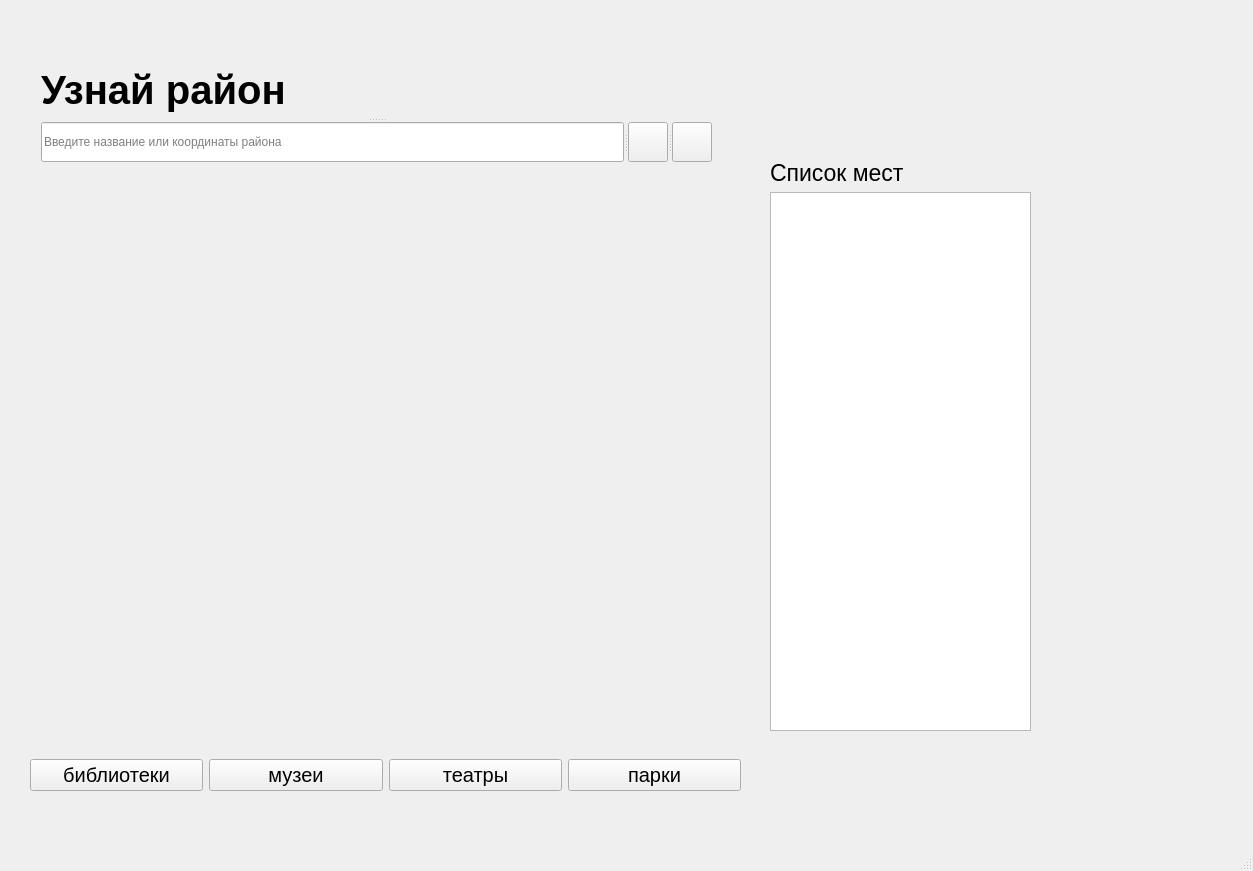
<?xml version="1.0" encoding="UTF-8"?>
<ui version="4.0">
 <class>MainWindow</class>
 <widget class="QMainWindow" name="MainWindow">
  <property name="geometry">
   <rect>
    <x>0</x>
    <y>0</y>
    <width>1253</width>
    <height>871</height>
   </rect>
  </property>
  <property name="windowTitle">
   <string>MainWindow</string>
  </property>
  <property name="whatsThis">
   <string/>
  </property>
  <property name="accessibleName">
   <string/>
  </property>
  <widget class="QWidget" name="centralwidget">
   <widget class="QLabel" name="image">
    <property name="geometry">
     <rect>
      <x>40</x>
      <y>170</y>
      <width>691</width>
      <height>561</height>
     </rect>
    </property>
    <property name="text">
     <string/>
    </property>
   </widget>
   <widget class="QWidget" name="layoutWidget">
    <property name="geometry">
     <rect>
      <x>30</x>
      <y>740</y>
      <width>711</width>
      <height>71</height>
     </rect>
    </property>
    <layout class="QHBoxLayout" name="horizontalLayout_2">
     <item>
      <widget class="QPushButton" name="library_button">
       <property name="font">
        <font>
         <pointsize>15</pointsize>
        </font>
       </property>
       <property name="text">
        <string>библиотеки</string>
       </property>
       <property name="iconSize">
        <size>
         <width>12</width>
         <height>12</height>
        </size>
       </property>
       <property name="autoRepeatInterval">
        <number>100</number>
       </property>
      </widget>
     </item>
     <item>
      <widget class="QPushButton" name="museum_button">
       <property name="font">
        <font>
         <pointsize>15</pointsize>
        </font>
       </property>
       <property name="text">
        <string>музеи</string>
       </property>
      </widget>
     </item>
     <item>
      <widget class="QPushButton" name="theatre_button">
       <property name="font">
        <font>
         <pointsize>15</pointsize>
        </font>
       </property>
       <property name="text">
        <string>театры</string>
       </property>
      </widget>
     </item>
     <item>
      <widget class="QPushButton" name="park_button">
       <property name="font">
        <font>
         <pointsize>15</pointsize>
        </font>
       </property>
       <property name="text">
        <string>парки</string>
       </property>
      </widget>
     </item>
    </layout>
   </widget>
   <widget class="QWidget" name="layoutWidget">
    <property name="geometry">
     <rect>
      <x>770</x>
      <y>160</y>
      <width>261</width>
      <height>571</height>
     </rect>
    </property>
    <layout class="QVBoxLayout" name="verticalLayout">
     <item>
      <widget class="QLabel" name="label_2">
       <property name="font">
        <font>
         <pointsize>17</pointsize>
        </font>
       </property>
       <property name="text">
        <string>Список мест</string>
       </property>
      </widget>
     </item>
     <item>
      <widget class="QListWidget" name="listWidget"/>
     </item>
    </layout>
   </widget>
   <widget class="QSplitter" name="splitter_2">
    <property name="geometry">
     <rect>
      <x>41</x>
      <y>61</y>
      <width>671</width>
      <height>101</height>
     </rect>
    </property>
    <property name="orientation">
     <enum>Qt::Vertical</enum>
    </property>
    <widget class="QLabel" name="label">
     <property name="font">
      <font>
       <pointsize>30</pointsize>
       <weight>75</weight>
       <bold>true</bold>
      </font>
     </property>
     <property name="text">
      <string>Узнай район</string>
     </property>
    </widget>
    <widget class="QSplitter" name="splitter">
     <property name="orientation">
      <enum>Qt::Horizontal</enum>
     </property>
     <widget class="QLineEdit" name="geolocation_input">
      <property name="minimumSize">
       <size>
        <width>0</width>
        <height>40</height>
       </size>
      </property>
      <property name="maximumSize">
       <size>
        <width>16777215</width>
        <height>40</height>
       </size>
      </property>
      <property name="whatsThis">
       <string extracomment="hrllo"/>
      </property>
      <property name="placeholderText">
       <string>Введите название или координаты района</string>
      </property>
     </widget>
     <widget class="QPushButton" name="search_button">
      <property name="minimumSize">
       <size>
        <width>40</width>
        <height>40</height>
       </size>
      </property>
      <property name="maximumSize">
       <size>
        <width>40</width>
        <height>40</height>
       </size>
      </property>
      <property name="text">
       <string/>
      </property>
     </widget>
     <widget class="QPushButton" name="geo_button">
      <property name="minimumSize">
       <size>
        <width>40</width>
        <height>40</height>
       </size>
      </property>
      <property name="maximumSize">
       <size>
        <width>40</width>
        <height>40</height>
       </size>
      </property>
      <property name="text">
       <string/>
      </property>
     </widget>
    </widget>
   </widget>
  </widget>
  <widget class="QMenuBar" name="menubar">
   <property name="geometry">
    <rect>
     <x>0</x>
     <y>0</y>
     <width>1253</width>
     <height>18</height>
    </rect>
   </property>
  </widget>
  <widget class="QStatusBar" name="statusbar"/>
 </widget>
 <resources/>
 <connections/>
</ui>
